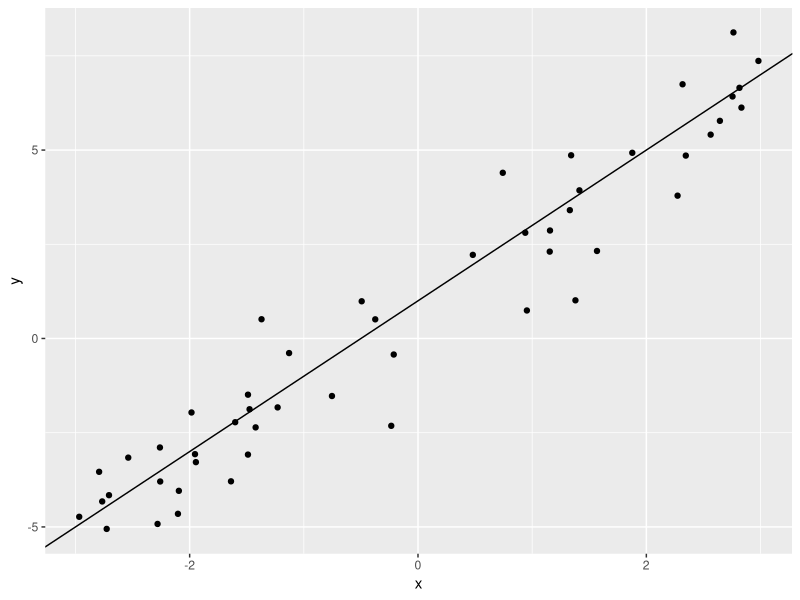
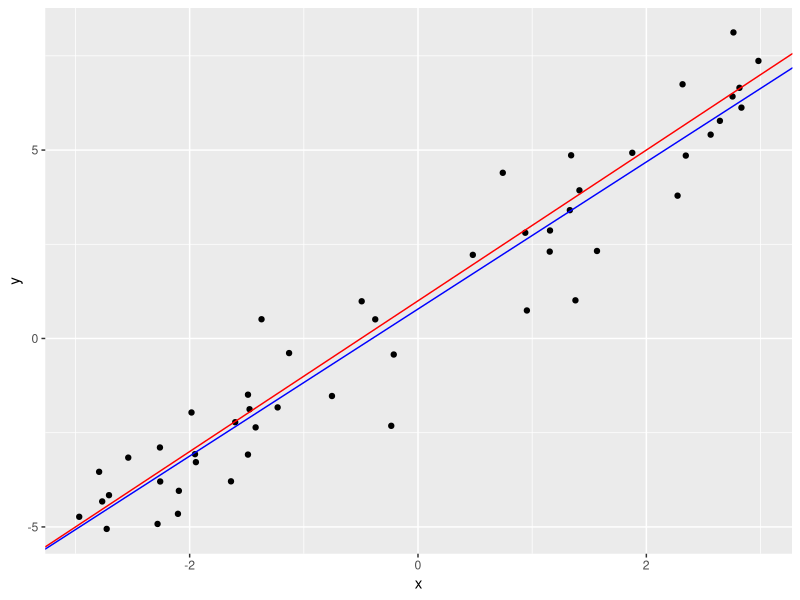
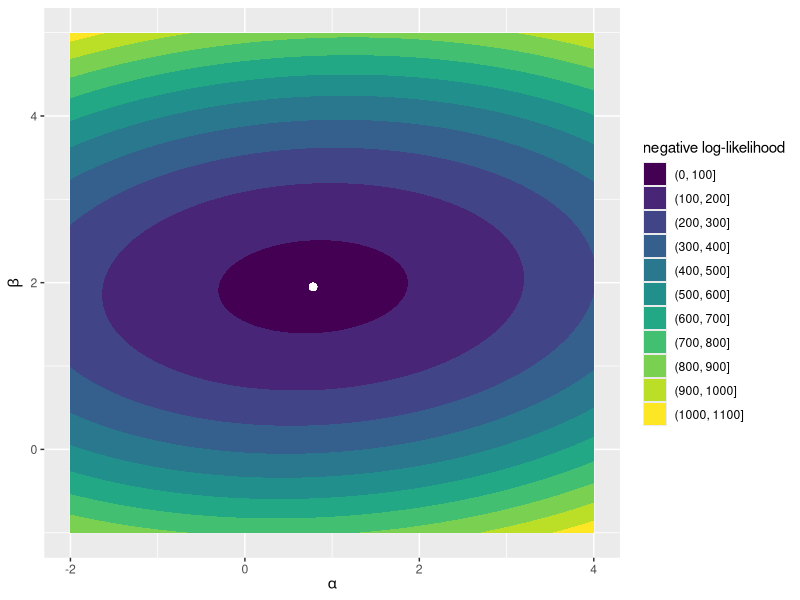
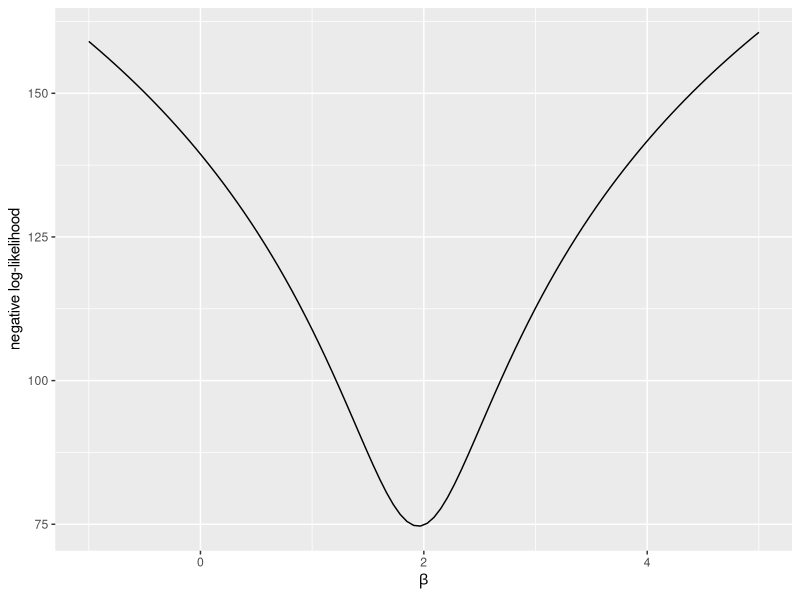
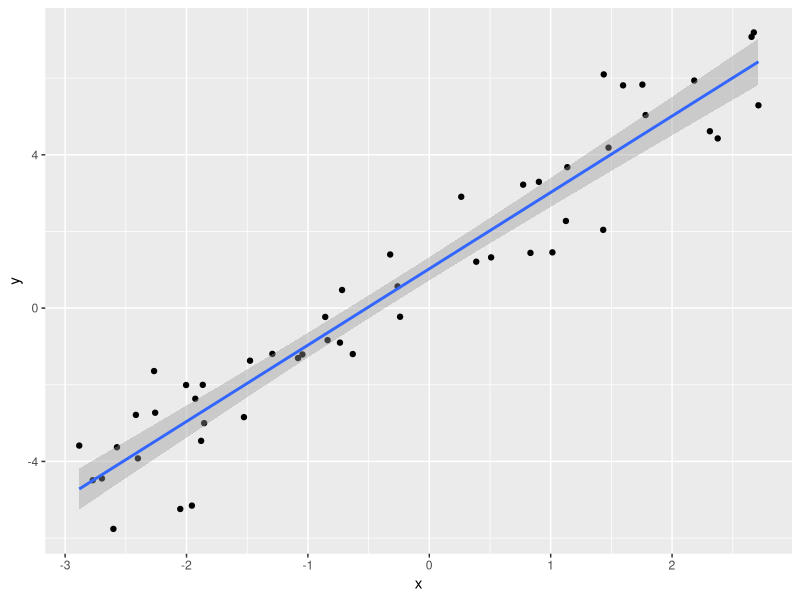
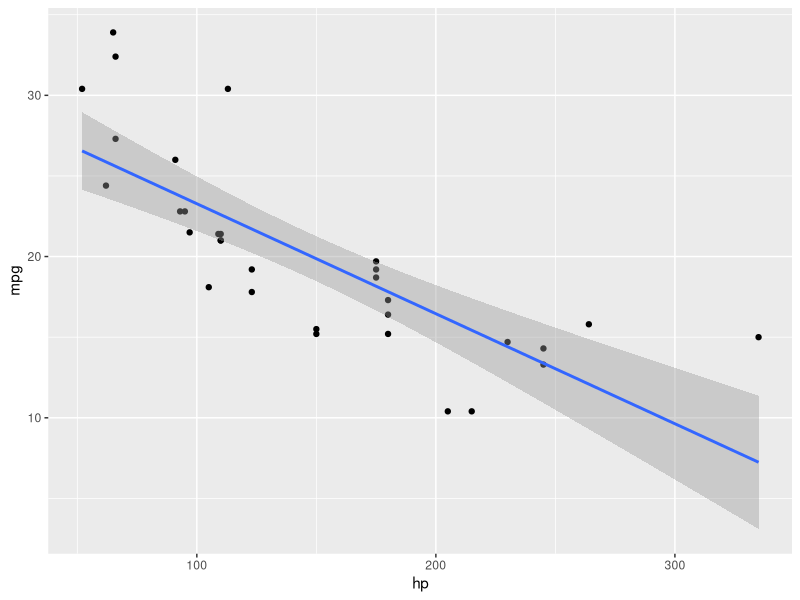

Source code (R) for these figures, in order:
## ---- chunk 1
## load the tidyverse packages
if (!require("tidyverse")) install.packages("tidyverse"); library(tidyverse)

knitr::opts_chunk$set(fig.height = 4, fig.width = 6)
## ---- chunk 2
a <- 1 ## intercept
b <- 2 ## slope
sigma <- 1 ## error standard deviation
## ---- chunk 3
n <- 50 ## sample size

## simulate data
sim_data <- data.frame(x = runif(n, min = -3, max = 3))
sim_data$y <- rnorm(n, mean = a + b*sim_data$x, sd = sigma)

## Look at the data structure
head(sim_data)
## ---- chunk 4
sim_data %>% # start with the data
  ggplot(aes(x, y)) + # tell ggplot which aesthetics to use
  geom_point() + # add points
  geom_abline(intercept = a, slope = b) # show the known regression line
## ---- chunk 5
## negative log-likelihood of y-values given intercept, slope, and error sd
## we pass the parameters as a vector in the order a, b, sigma
lm_nll <- function(par, x, y) {
  a <- par["a"]; b <- par["b"]; sigma <- exp(par["log_sigma"])
  -sum(dnorm(y, mean = a + b*x, sd = sigma, log = TRUE))
}
## ---- chunk 6
fit <- optim(
  par = c(a = 0, b = 0, log_sigma = 1), 
  fn = lm_nll, 
  x = sim_data$x, 
  y = sim_data$y, 
  hessian = TRUE
)

fit
## ---- chunk 7
coef(lm(y ~ x, data = sim_data))
## ---- chunk 8
sim_data %>%   
  ggplot(aes(x, y)) + # tell ggplot which aesthetics to use
  geom_point() + # add points
  geom_abline(intercept = a, slope = b, color = "red") + # true regression line
  geom_abline(intercept = fit$par[1], slope = fit$par[2], color = "blue") # fit
## ---- chunk 9
a_seq <- seq(-2, 4, length.out = 100)
b_seq <- seq(-1, 5, length.out = 100)

### data frame containing all combinations of the intercept and slope values
par_grid <- expand.grid("a" = a_seq, "b" = b_seq)

### loop over data frame, store negative log likelihood
for (i in 1:nrow(par_grid)) {
  par_grid$loglik[i] <- lm_nll(
    c(a = par_grid$a[i], b = par_grid$b[i], fit$par[3]), 
    x = sim_data$x, 
    y = sim_data$y
  )
}
## ---- chunk 10
par_grid %>% 
  ggplot(aes(a, b, z = loglik)) + 
  geom_contour_filled() + 
  labs(x = expression(alpha), y = expression(beta), fill = "negative log-likelihood") + 
  geom_point(aes(x = fit$par[1], y = fit$par[2]), size = 2, color = "white")
## ---- chunk 11
## Modify our `lm_log_lik` function so that the slope is a separate argument
## We'll pass this to `optim` to just find the values of the intercept and sd
slope_proflik <- function(pars, b, x, y) {
  a <- pars["a"]; sigma <- exp(pars["log_sigma"]) ## only two pars in this function
  -sum(dnorm(y, mean = a + b*x, sd = sigma, log = TRUE))
}

b_profile <- data.frame(
  b = seq(-1, 5, length.out = 100)  ## values of slope to loop over
)

## loop over values of the slope, store negative log-likelihood
for (i in 1:nrow(b_profile)) {
  b_fit <- optim(
    par = c(a = 0, log_sigma = log(1)), # initial values for intercept and sd
    fn = slope_proflik,  # objective function
    b = b_profile$b[i], # fixed slope value
    x = sim_data$x,   # x values
    y = sim_data$y   # y values
  )
  b_profile$nll[i] <- b_fit$value
}

## plot slope profile
b_profile %>% 
  ggplot(aes(b, nll)) + 
  geom_line() + 
  labs(x = expression(beta), y = "negative log-likelihood")
## ---- chunk 12
var_cov <- solve(fit$hessian)
var_cov
## ---- chunk 13
fisher_se <- sqrt(diag(var_cov))
fisher_se
## ---- chunk 14
summary(lm(y ~ x, data = sim_data))
## ---- chunk 15
n_obs <- nrow(sim_data) ## number of observations
n_samples <- 1000 ## number of bootstrap samples

## initialize an empty matrix to store parameter estimates for each sample
par_samples <- matrix(nrow = n_samples, ncol = 3)

## recalculate MLE for each sample
for (i in 1:n_samples) {
  sample_rows <- sample(1:n_obs, size = n_obs, replace = TRUE) # sampled rows from data
  new_data <- sim_data[sample_rows,] # subset data to sampled rows
  
  sample_fit <- optim(
    par = c(a = 0, b = 0, log_sigma = 0), # initial values
    fn = lm_nll, # log likelihood function
    x = new_data$x, # sampled x-values
    y = new_data$y # sampled y-values
  )
  
  par_samples[i,] <- sample_fit$par # store sample parameters
}

boot_se <- apply(par_samples, MARGIN = 2, FUN = sd) # calculate column SDs
boot_se
## ---- chunk 16
gamma <- 0.05 ## 95% confidence interval

alpha_CI <- qnorm(c(gamma/2, 1 - gamma/2), mean = fit$par[1], sd = fisher_se[1])
beta_CI <- qnorm(c(gamma/2, 1 - gamma/2), mean = fit$par[2], sd = fisher_se[2])

cbind(alpha_CI, beta_CI)
## ---- chunk 17
alpha_CI <- qnorm(c(gamma/2, 1 - gamma/2), mean = fit$par[1], sd = boot_se[1])
beta_CI <- qnorm(c(gamma/2, 1 - gamma/2), mean = fit$par[2], sd = boot_se[2])

cbind(alpha_CI, beta_CI)
## ---- chunk 18
alpha_CI <- quantile(par_samples[,1], c(gamma/2, 1 - gamma/2))
beta_CI <- quantile(par_samples[,2], c(gamma/2, 1 - gamma/2))

cbind(alpha_CI, beta_CI)
## ---- chunk 19
lm_fit <- function(x, y, SE = "fisher", init = c("a" = 0, "b" = 0, "log_sigma" = 0), n_boot = 1000) {

  if (!(SE %in% c("bootstrap", "fisher"))) stop("SE options are bootstrap or fisher")
  if (length(x) != length(y)) stop("x and y lengths differ")

  ## Maximum-likelihood estimate
  MLE <- optim(
    par = init, # initial values
    fn = lm_nll,  # our negative log-likelihood function
    x = x,   # x values
    y = y,   # y values
    hessian = (SE == "fisher") # only return Hessian if Fisher information used
  )

  ## Standard error using either fisher information or bootstrapping
  if (SE == "fisher") {
    var_cov <- solve(MLE$hessian)
    fit_se <- sqrt(diag(var_cov))
  } else {
    n_obs <- length(x) ## number of observations

    ## initialize an empty matrix to store parameter estimates for each sample
    par_samples <- matrix(nrow = n_boot, ncol = 3)

    ## recalculate MLE for each sample
    for (i in 1:n_boot) {
      samp <- sample(1:n_obs, size = n_obs, replace = TRUE) # sampled observations
      new_x <- x[samp] # subset x to sampled observations
      new_y <- y[samp] # subset y to sampled observations

      sample_fit <- optim(
        par = init, # initial values
        fn = lm_nll, # log likelihood function
        x = new_x, # sampled x-values
        y = new_y # sampled y-values
      )
  
    par_samples[i,] <- sample_fit$par # store sample parameters
  }
  fit_se <- apply(par_samples, MARGIN = 2, FUN = sd) # calculate column SDs
 }

 ## nicely format output
 data.frame(
   coef = c("intercept", "slope"), 
   estimate = MLE$par[1:2], 
   SE = fit_se[1:2]
 )

}
## ---- chunk 20
a <- 1 ## intercept
b <- 2 ## slope
sigma <- 1 ## error standard deviation
n <- 50 ## sample size

## simulate data
sim_data <- tibble(
  x = runif(n, min = -3, max = 3), ## x values
  y = rnorm(n, mean = a + b*x, sd = sigma) ## regression equation
)

## plot data
sim_data %>% ggplot(aes(x, y)) + geom_point() + geom_smooth(method = "lm")

## run regression
lm_fit(sim_data$x, sim_data$y, SE = "fisher")
## ---- chunk 21
mtcars %>% ggplot(aes(hp, mpg)) + geom_point() + geom_smooth(method = "lm")
## ---- chunk 22
with(mtcars, lm_fit(hp, mpg))
## ---- chunk 23
n <- 50 ## sample size

## Parameters - change these and make sure you can recover them from the model
a <- 1 ## intercept
b1 <- 2 ## first variable's slope
b2 <- -1 ## second variable's slope
sigma <- 1 ## error standard deviation

## simulate data
sim_data2 <- data.frame(x1 = runif(n, min = -3, max = 3), x2 = runif(n, min = -3, max = 3))
sim_data2$y <- rnorm(n, mean = a + b1*sim_data2$x1 + b2*sim_data2$x2, sd = sigma)

## Define a new negative log-likelihood function
mlm_nll <- function(par, x1, x2, y) {
  a <- par["a"]; b1 <- par["b1"]; b2 <- par["b2"]; sigma <- exp(par["log_sigma"])
  -sum(dnorm(y, mean = a + b1*x1 + b2*x2, sd = sigma, log = TRUE))
}

## Use optim to obtain maximum likelihood estimates
optim(
  par = c(a = 0, b1 = 0, b2 = 0, log_sigma = 1), 
  fn = mlm_nll, 
  x1 = sim_data2$x1, 
  x2 = sim_data2$x2,
  y = sim_data2$y
)
## ---- chunk 24
(par <- optim(
  par = c(a = 0, b1 = 0.1, b2 = 0, log_sigma = 1), 
  fn = mlm_nll, 
  x1 = sim_data$x1, 
  x2 = sim_data$x1,
  y = sim_data$y
)$par)

par["b1"] + par["b2"]
## ---- chunk 25
### full negative log-likelihood
full <- optim(par = c(a = 0, b = 0, log_sigma = 0), fn = lm_nll, x = anscombe$x1, y = anscombe$y1)
full <- full$value

### reduced negative log-likelihood
reduced <- optim(par = c(a = 0, log_sigma = 0), fn = slope_proflik, b = 0, x = anscombe$x1, y = anscombe$y1)
reduced <- reduced$value

### calculate test statistic
chisq <- 2 * (reduced - full)

### likelihood ratio test p-value
p_LRT <- pchisq(chisq, df = 1, lower.tail = FALSE)

### p-value from lm
p_lm <- anova(lm(y1 ~ x1, data = anscombe))$`Pr(>F)`[1]
  
paste("likelihood ratio p-value:", round(p_LRT, 4))
paste("lm p-value:", round(p_lm, 4))
## ---- chunk 26
### WRITE THE SUM OF SQUARES FUNCTION -------------------------------------
## sum of squared errors given intercept and slope
## pass the parameters as a vector c(a, b)
sum_sqrs <- function(pars, x, y) {
  a <- pars[1]; b <- pars[2]
  sum((y - (a + b * x))^2)
}

### SIMULATE DATA ---------------------------------------------------------

a <- 1 ## intercept
b <- 2 ## slope
sigma <- 1 ## error standard deviation
n <- 50 ## sample size

## simulate data
sim_data <- tibble(
  x = runif(n, min = -3, max = 3), ## x values
  y = rnorm(n, mean = a + b*x, sd = sigma) ## regression equation
)

### OBTAIN PARAMETER ESTIMATES USING SUM OF SQUARES -----------------------
ss_fit <- optim(
  par = c(0, 0), # initial values (a, b)
  fn = sum_sqrs,  # sum of squares function
  x = sim_data$x,   # x values
  y = sim_data$y   # y values
)

ss_fit
## ---- chunk 27
### OBTAIN PARAMETER ESTIMATES USING MAXIMUM LIKELIHOOD -------------------
ml_fit <- optim(
  par = c(a = 0, b = 0, log_sigma = 0), # initial values (a, b, sigma)
  fn = lm_nll,  # negative log-likelihood function
  x = sim_data$x,   # x values
  y = sim_data$y   # y values
)

ml_fit
